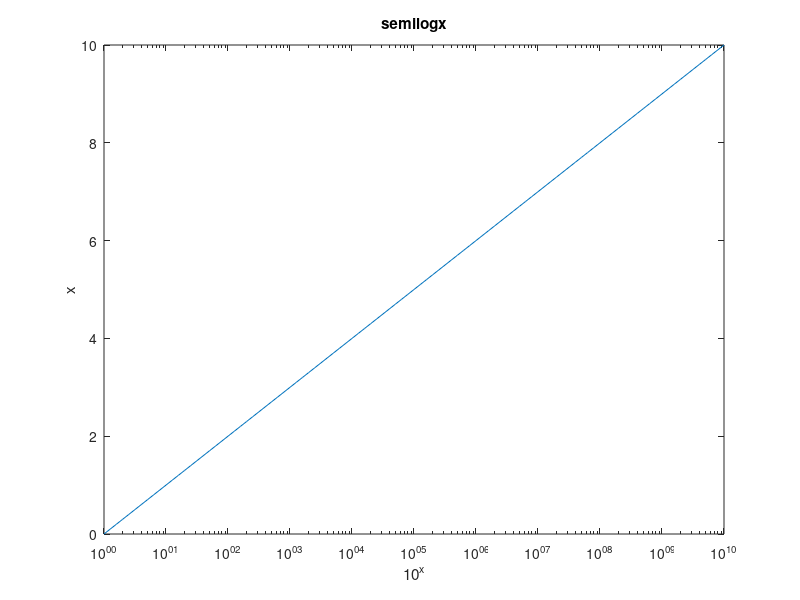
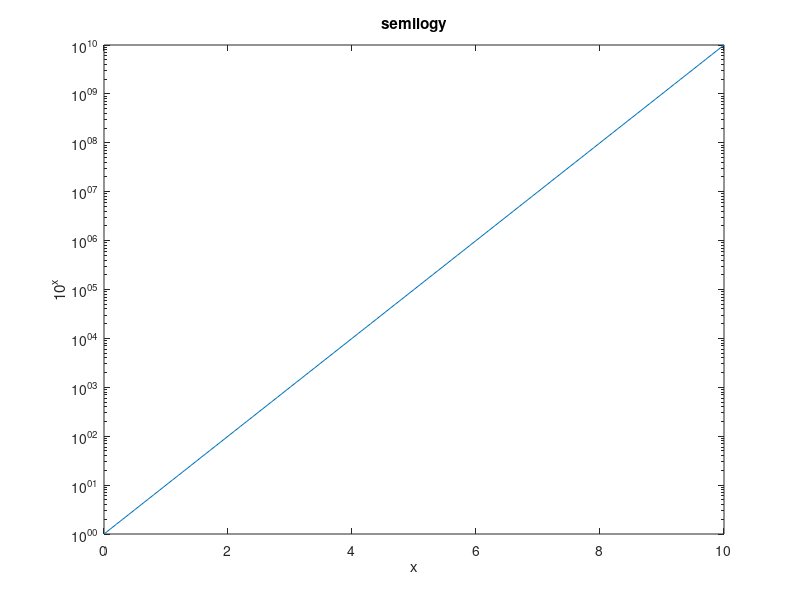
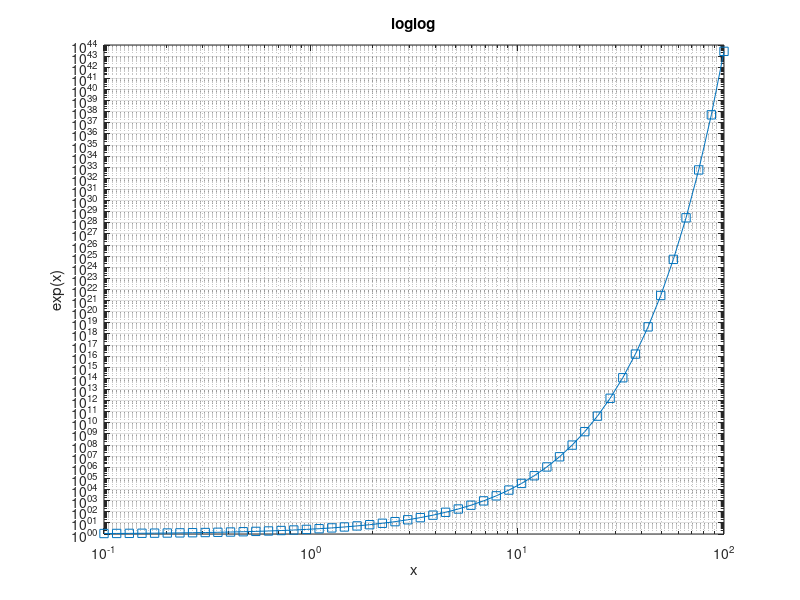

The MATLAB script that drew these images, in order:
% TOPIC: basics
% TITLE: Semi-log (semilogx, semilogy) and log-log plots
% SOURCE: Slides 01, pages 25-26 (semilogx/semilogy; loglog)
% KEYWORDS: semilogx, semilogy, loglog, logspace, log scale plot
% PROBLEM:
% For x = 0:0.1:10, plot semilogx(10.^x, x) and separately semilogy(x, 10.^x).
% Using x = logspace(-1,2), plot loglog(x, exp(x), 's-') and turn the grid on.
% CHECK: numel(x1) == 101 && abs(x1(end) - 10) < 1e-9
% CHECK: numel(x2) == 50 && abs(x2(1) - 0.1) < 1e-9 && abs(x2(end) - 100) < 1e-9
% CODE:
x1 = 0:0.1:10;
figure;
semilogx(10.^x1, x1);
xlabel('10^x'); ylabel('x'); title('semilogx');

figure;
semilogy(x1, 10.^x1);
xlabel('x'); ylabel('10^x'); title('semilogy');

x2 = logspace(-1,2);
figure;
loglog(x2, exp(x2), 's-');
grid on;
xlabel('x'); ylabel('exp(x)'); title('loglog');
fprintf('x1 has %d points (0 to %.1f), x2 has %d points (%.2f to %.2f)\n', ...
    numel(x1), x1(end), numel(x2), x2(1), x2(end));
